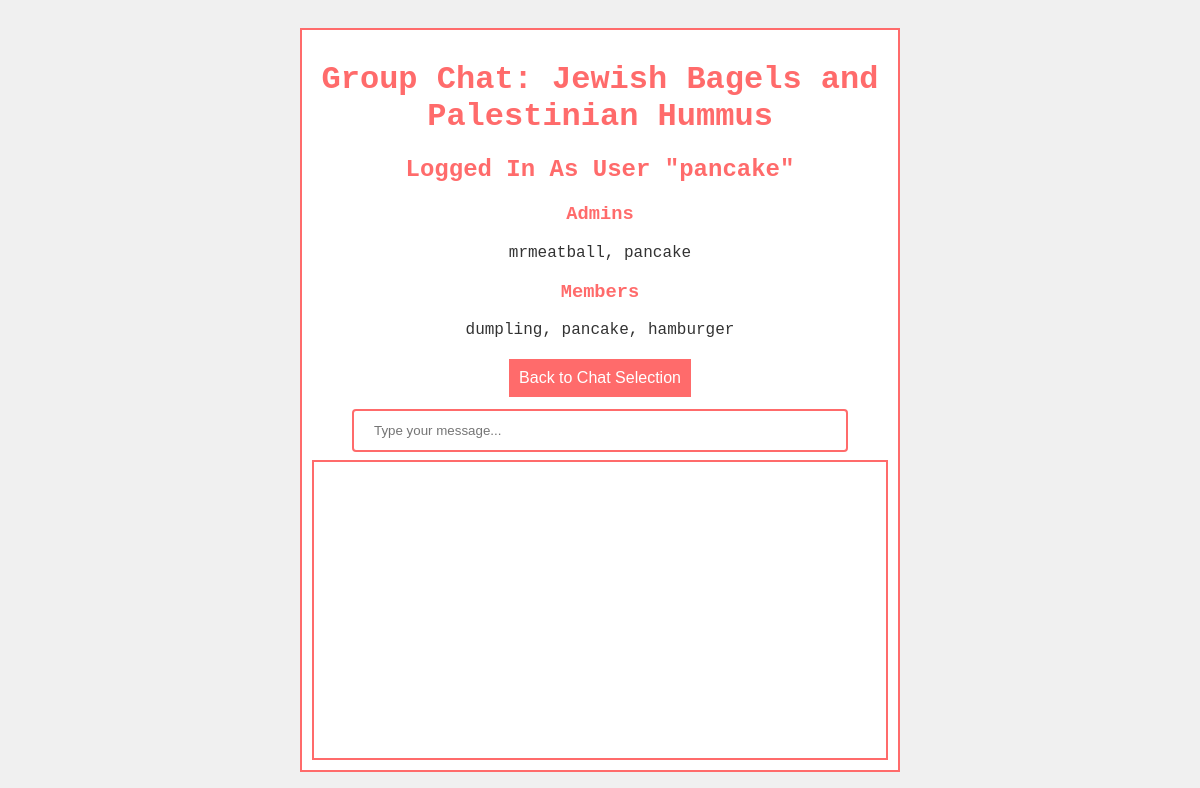
Page /mychat/chat/1/ (signed in) on the committed database.
### MyChatApp/models.py (models this page shows, shortened)
class Chat(models.Model):
    chat_name = models.CharField(max_length=128, null=True, blank=True)
    chat_admins = models.ManyToManyField(Profile, related_name='chat_admins', blank=True)
    chat_members = models.ManyToManyField(Profile, related_name='chat_members', blank=True)
    one_on_one = models.BooleanField(default=False)

class Profile(AbstractUser):
    image = models.ImageField(upload_to='profile_pictures/', null=True, blank=True)
    nickname = models.CharField(max_length=20, null=True, blank=True)
    personal_information = models.TextField(null=True, blank=True)

### MyChatApp/views.py (the view)
@login_required
def chat_details(request, chat_id):
    chat = Chat.objects.get(id=chat_id)
    chat_members = chat.chat_members.all()
    chat_admins = chat.chat_admins.all()
    members_data = list(chat_members.values('nickname'))  # Get values as a list of dictionaries
    admins_data = list(chat_admins.values('nickname'))  # Get values as a list of dictionaries
    chat_type = "Private Chat" if chat.one_on_one else "Group Chat"
    context = {
        'chat_name': chat.chat_name,
        'chat_members': members_data,
        'chat_admins': admins_data,
        'chat_type': chat_type,
        'username': request.user.username,
    }
    return render(request, 'chat.html', context)

### templates/chat.html (shortened to what this page needs)
{% load static %}
<!DOCTYPE html>
<html>
<head>
  <link rel="stylesheet" type="text/css" href="{% static 'css/chat_styles.css' %}">
</head>
<body>
  <div class="chat-container">
    <h1>{{ chat_type }}: {{ chat_name }}</h1>
    <h2>Logged In As User "{{ user.username }}"</h2>
    <h3>Admins</h3>
    <p>
    {% for admin in chat_admins %}
      {{ admin.nickname }}{% if not forloop.last %}, {% endif %}
    {% endfor %}
    </p>
    <h3>Members</h3>
    <p>
    {% for member in chat_members %}
      {{ member.nickname }}{% if not forloop.last %}, {% endif %}
    {% endfor %}
    </p>
    <a href="{% url 'select_chat' %}"><button>Back to Chat Selection </button></a>
    {% if user.is_authenticated %}
      <form id="form" style="width: calc(100%);">
        <input type="text" name="message" autocomplete="off" placeholder="Type your message..." style="width: calc(100% - 80px);" />
      </form>
    {% endif %}
    <div id="messages" style="width: calc(100%);"></div>
  </div>
</body>
</html>

### static/css/chat_styles.css (style rules this page uses)
body { background-color: #f0f0f0; color: #333; font-family: 'Courier New', Courier, monospace; display: flex; justify-content: center; align-items: center; height: 100vh; margin: 0; }
.chat-container { border: 2px solid #ff6b6b; padding: 10px; margin: 10px; background-color: #fff; color: #333; width: 100%; max-width: 600px; text-align: center; box-sizing: border-box; }
h1, h2, h3 { color: #ff6b6b; text-align: center; }
a { color: #ff6b6b; text-decoration: none; }
button { background-color: #ff6b6b; color: #fff; border: none; padding: 10px; text-align: center; text-decoration: none; display: inline-block; font-size: 16px; margin: 4px 2px; cursor: pointer; }
form { display: flex; justify-content: center; align-items: center; flex-direction: column; width: 100%; }
form#form { display: flex; justify-content: space-between; align-items: center; width: 100%; }
form#form input[type="text"] { width: calc(100% - 100px); padding: 12px 20px; margin: 8px 0; box-sizing: border-box; border: 2px solid #ff6b6b; border-radius: 4px; }
#messages { height: 300px; border: 2px solid #ff6b6b; overflow: auto; padding: 10px; background-color: #fff; color: #333; width: calc(100% - 100px); box-sizing: border-box; }

### rows in the picture
Chat: chat_name "Jewish Bagels and Palestinian Hummus"
Profile: username "pancake"

### other values in the picture
{{ chat_type }} "Group Chat"
{{ admin.nickname }} "mrmeatball" "pancake"
{{ member.nickname }} "dumpling" "pancake" "hamburger"
